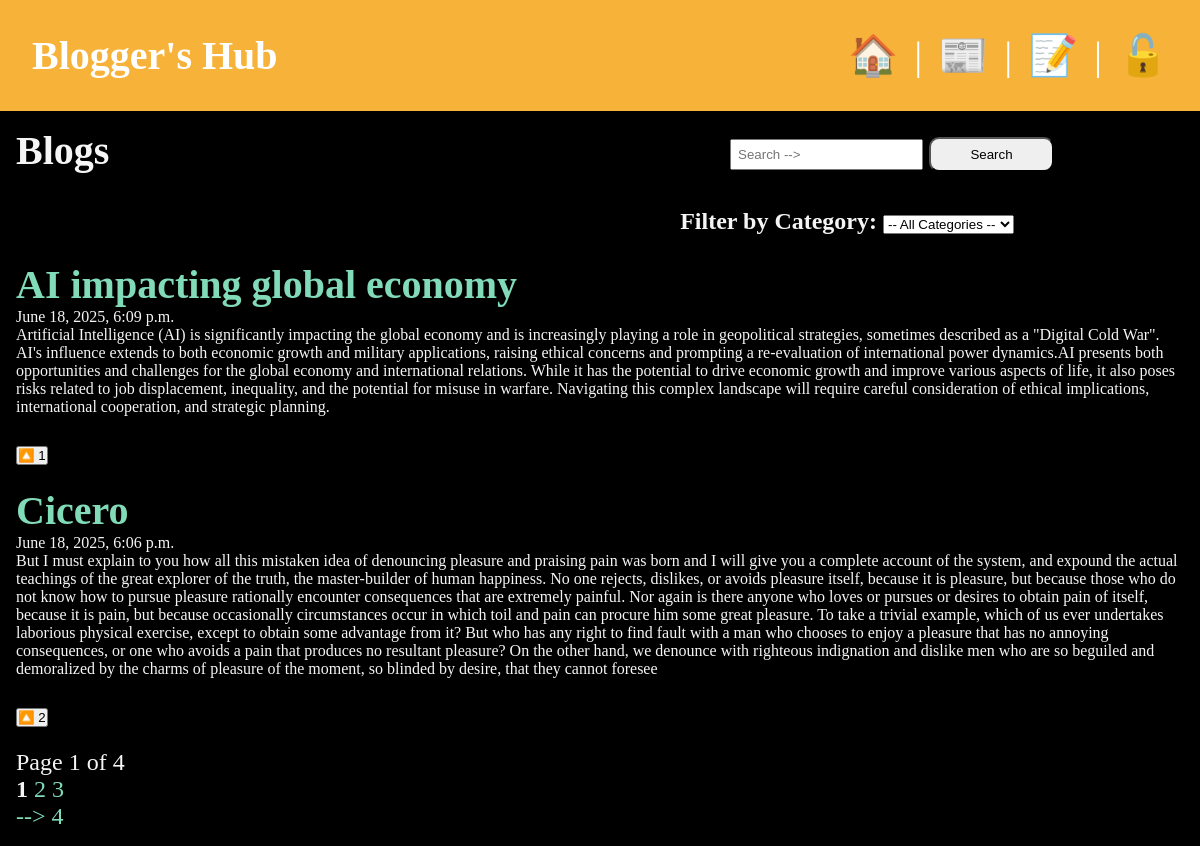
The app's page /blogs/ with its own data.
### blogs/models.py (models this page shows, shortened)
class Blog(models.Model):
    title = models.CharField(_("Title"), max_length=255)
    body = RichTextField()
    slug = models.SlugField(_("Slug"), unique=True, blank=True)
    date = models.DateTimeField(_("Date"), auto_now_add=True)
    banner = models.ImageField(_("Banner"), default="fallback.png", blank=True)
    author = models.ForeignKey(settings.AUTH_USER_MODEL, on_delete=models.CASCADE,null=True,blank=True, verbose_name=_("Author"))
    upvoted_by = models.ManyToManyField(settings.AUTH_USER_MODEL, related_name='upvoted_blogs', verbose_name=_("Upvoted by"))
    category = models.ForeignKey(Category, on_delete=models.SET_NULL,null=True,blank=True)
    tag = models.ForeignKey(Tag, on_delete=models.SET_NULL,null=True,blank=True)
    def total_upvotes(self):
        return self.upvoted_by.count()

### blogs/views.py (the view)
# urls.py: path('', views.blogs_list,name="list"),
def blogs_list(request):
    query = request.GET.get('q', '')
    category_slug = request.GET.get('category', '')
    tag_slug = request.GET.get('tag', '')
    blog_list = Blog.objects.all().order_by('-date')
    if query:
        blog_list = blog_list.filter(
            Q(title__icontains=query) | Q(body__icontains=query)
        )
    if category_slug:
        category = get_object_or_404(Category, slug=category_slug)
        blog_list = blog_list.filter(category=category)
    if tag_slug:
        tag = get_object_or_404(Tag, slug=tag_slug)
        blog_list = blog_list.filter(tag=tag)
    paginator = Paginator(blog_list.order_by('-date'), 2)
    page_number = request.GET.get('page')
    page_obj = paginator.get_page(page_number)
    return render(request, 'blogs/blogs_list.html', {
        'object_list': page_obj.object_list,
        'page_obj': page_obj,
        'is_paginated': page_obj.has_other_pages(),
        'search_query': query,
        'category_slug': category_slug,
        'tag_slug': tag_slug,
        'categories': Category.objects.all(),
        'tags': Tag.objects.all(),
    })

### blogs/templatetags/highlight_filters.py (called while the page is built)
@register.filter
def highlight_search(text,search_query):
    if not text or not search_query:
        return text
    pattern = re.compile(r'('+re.escape(search_query)+r')', re.IGNORECASE)
    highlighted_text = pattern.sub(r'<span class="highlight">\1</span>',text)
    return mark_safe(highlighted_text)

### blogs/templates/blogs/blogs_list.html (shortened to what this page needs)
{% extends 'layout.html' %}
{% load i18n %}
{% load highlight_filters %}
{% block content %}
<section>
    <div style="display: flex; gap: 20px;">
        <div style="flex: 1;">
            <h1>{% trans "Blogs" %}</h1>
        </div>
        <div style="flex: 1; padding: 10px; border-radius: 8px; justify-items: center;">
            <form method="get">
                <input name="q" type="text" placeholder="Search -->" style="padding: 6px;" value="{{ search_query }}">
                <button class="form-submit" type="submit">Search</button>
            </form>
        </div>
    </div>
    <div style=" padding: 10px; margin-right: 160px; text-align: right;">
    <form method="get">
    <label for="category"><strong>Filter by Category:</strong></label>
    <select name="category" id="category" onchange="this.form.submit()">
        <option value="">-- All Categories --</option>
    </select>
    </form>
    </div>
    {% if object_list %}
        {% for blog in object_list %}
            <article class="blog">
                <h2>
                    <a href="{% url 'blogs:blog_page' slug=blog.slug %}">
                        {{ blog.title|highlight_search:search_query }}
                    </a>
                </h2>
                <p>{{ blog.date }}</p>
                <p>{{ blog.body|highlight_search:search_query }}</p>
                <form method="POST" action="{% url 'blogs:upvote_blog' blog.id %}">
                    <button type="submit">
                        🔼 {{ blog.total_upvotes }}
                    </button>
                </form>
            </article>
        {% empty %}
            <p>No blogs available at the moment.</p>
        {% endfor %}
    {% else %}
        <p>No blogs available at the moment.</p>
    {% endif %}
    {% if is_paginated %}
    <div class="pagination">
        <span>Page {{ page_obj.number }} of {{ page_obj.paginator.num_pages }}</span>
        <br>
        {% for num in page_obj.paginator.page_range %}
            {% if num == page_obj.number %}
                <strong>{{ num }}</strong>
            {% elif num >= page_obj.number|add:"-2" and num <= page_obj.number|add:"2" %}
                <a href="?page={{ num }}{% if search_query %}&q={{ search_query }}{% endif %}{% if category_slug %}&category={{ category_slug }}{% endif %}{% if tag_slug %}&tag={{ tag_slug }}{% endif %}">{{ num }}</a>
            {% endif %}
        {% endfor %}
        <br>
        {% if page_obj.has_next %}
            <a href="?page={{ page_obj.next_page_number }}{% if search_query %}&q={{ search_query }}{% endif %}{% if category_slug %}&category={{ category_slug }}{% endif %}{% if tag_slug %}&tag={{ tag_slug }}{% endif %}">--></a>
            <a href="?page={{ page_obj.paginator.num_pages }}">{{page_obj.paginator.num_pages}}</a>
        {% endif %}
    </div>
    {% endif %}
</section>
{% endblock %}

### templates/layout.html (shortened to what this page needs)
<!DOCTYPE html>
{% load static %}
{% load i18n %}
<html lang="en">
<head>
    <link rel="stylesheet" href="{% static 'css/styles.css'%}">
</head>
<body>
    <nav>
        <a href="/"><span role="img" aria-label="Home" title="Home">🏠</span></a> |
        <a href="{% url 'blogs:list' %}"><span role="img" aria-label="Blog" title="Blog">📰</span></a> |
        {% if user.is_authenticated%}
        <form class="logout" action="{% url 'users:logout' %}" method="post">
            {% csrf_token %}
            <button class="logout-button" aria-label="User Logout" title="User Logout">👋🏻</button> |
        </form>
        <a href="{% url 'users:profile' %}"><span role="img" aria-label="Profile" title="Profile">👨‍💼</span></a>
        {% else %}
        <a href="{% url 'users:register' %}"><span role="img" aria-label="Register User" title="User Registration">📝</span></a> |
        <a href="{% url 'users:login' %}"><span role="img" aria-label="User Login" title="User Login">🔓</span></a>
        {% endif %}
    </nav>
    <main>
        {% block content %}
        {% endblock %}
    </main>
</body>
</html>

### static/css/styles.css (style rules this page uses)
* { margin: 0; padding: 0; box-sizing: border-box; }
body { min-height: 100vh; background-color: black; color: whitesmoke; font-size: 3rem; }
nav h2 { display: flex; margin-right: auto; padding: 1rem; background-color: #f7b23a; color: white; font-size: 2.5rem; gap: 1rem; }
nav { display: flex; justify-content: flex-end; align-items: center; padding: 1rem; background-color: #f7b23a; color: white; font-size: 2.5rem; gap: 1rem; }
main { padding: 1rem; }
section { display: flex; flex-flow: column; gap: 1rem; }
h1, h2 { font-size: 2.5rem; }
p { font-size: 1rem; }
div { font-size: 1.5rem; }
a { text-decoration: none; color: #81dbb8; }
.form-submit { padding: 0.5rem; border-radius: 10px; width: 125px; cursor: pointer; }

### records on screen
Blog: title|highlight_search "AI impacting global economy", date "June 18, 2025, 6:09 p.m.", body|highlight_search "Artificial Intelligence (AI) is significantly impacting the global economy and is increasingly playing a role in geopolitical strategies, sometimes described as a \"Digital Cold War\". AI's influence extends to both economic growth and military applications, raising ethical concerns and prompting a re-evaluation of international power dynamics.AI presents both opportunities and challenges for the global economy and international relations. While it has the potential to drive economic growth and improve various aspects of life, it also poses risks related to job displacement, inequality, and the potential for misuse in warfare. Navigating this complex landscape will require careful…", total_upvotes "1"
Blog: title|highlight_search "Cicero", date "June 18, 2025, 6:06 p.m.", body|highlight_search "But I must explain to you how all this mistaken idea of denouncing pleasure and praising pain was born and I will give you a complete account of the system, and expound the actual teachings of the great explorer of the truth, the master-builder of human happiness. No one rejects, dislikes, or avoids pleasure itself, because it is pleasure, but because those who do not know how to pursue pleasure rationally encounter consequences that are extremely painful. Nor again is there anyone who loves or pursues or desires to obtain pain of itself, because it is pain, but because occasionally circumstances occur in which toil and pain can procure him some great pleasure. To take a trivial example,…", total_upvotes "2"

### other values on screen
{{ page_obj.number }} "1"
{{ page_obj.paginator.num_pages }} "4"
{{ num }} "1"
{{ num }} "2" "3"
